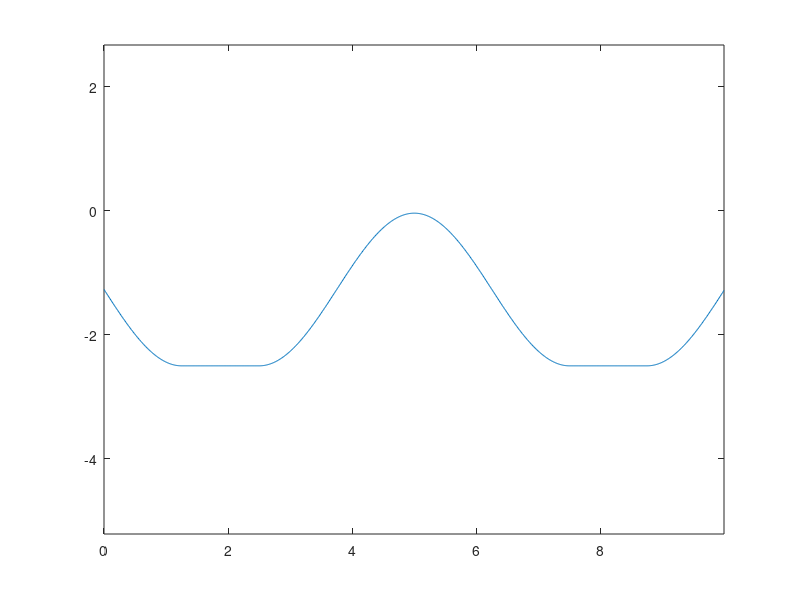

The MATLAB source for this figure:
%% Script for generating the thickness profile of a marimba bar as a function of
%the horizontal position
% Fabio Antonacci, 2021 @ Musical Acoustics, A.A. 2021/2022
dx = 0.01; % Step of the horizontal axis
x = 0:dx:10-dx; % Horizontal axis
N = length(x);
z = zeros(size(x)); % Variable for storing the thickness of the bar as a
%function of the horizontal position
a = 1.23; % To be modified in the range 0.1-->0.9, step 0.1
b = 1;
for n = 1:floor(N/8)-1
z(n) = a-2.5-a*cos((x(n)-1.25)*2*pi*b/5);
end
for n = floor(N/8):floor(N/4) % Constant thickness for the first fourth of the
%length of the bar
 z(n) = -2.5;
end
for n = floor(N/4)+1:3*floor(N/4) % Sinusoidal thickness profile in the central
%part of the bar
 z(n) = a-2.5+a*cos((x(n)-5)*2*pi*b/5);
end
for n = 6*floor(N/8)+1:7*floor(N/8) % Constant thickness for the last fourth of
%the length of the bar
 z(n) = -2.5;
end
for n = 7*floor(N/8)+1:N
z(n) = a-2.5-a*cos(-(x(n)-8.75)*2*pi*b/5);
end
plot(x,z)
axis equal

%%
a1=0.0123;

